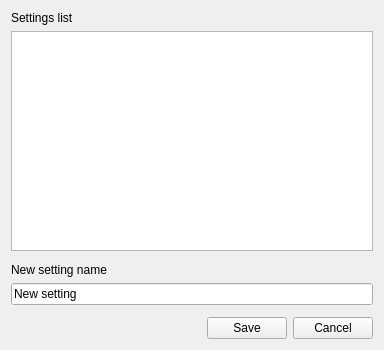
<?xml version="1.0" encoding="UTF-8"?>
<ui version="4.0">
 <class>DialogSaveRenameSettings</class>
 <widget class="QDialog" name="DialogSaveRenameSettings">
  <property name="geometry">
   <rect>
    <x>0</x>
    <y>0</y>
    <width>384</width>
    <height>350</height>
   </rect>
  </property>
  <property name="windowTitle">
   <string>Save current rename setting</string>
  </property>
  <layout class="QVBoxLayout" name="verticalLayout">
   <item>
    <widget class="QLabel" name="label_2">
     <property name="text">
      <string>Settings list</string>
     </property>
    </widget>
   </item>
   <item>
    <widget class="SavedSettingsListWidget" name="listWidget"/>
   </item>
   <item>
    <spacer name="verticalSpacer">
     <property name="orientation">
      <enum>Qt::Vertical</enum>
     </property>
     <property name="sizeType">
      <enum>QSizePolicy::Fixed</enum>
     </property>
     <property name="sizeHint" stdset="0">
      <size>
       <width>20</width>
       <height>6</height>
      </size>
     </property>
    </spacer>
   </item>
   <item>
    <widget class="QLabel" name="label">
     <property name="text">
      <string>New setting name</string>
     </property>
    </widget>
   </item>
   <item>
    <widget class="QLineEdit" name="lineEdit">
     <property name="text">
      <string>New setting</string>
     </property>
    </widget>
   </item>
   <item>
    <spacer name="verticalSpacer_2">
     <property name="orientation">
      <enum>Qt::Vertical</enum>
     </property>
     <property name="sizeType">
      <enum>QSizePolicy::Fixed</enum>
     </property>
     <property name="sizeHint" stdset="0">
      <size>
       <width>20</width>
       <height>6</height>
      </size>
     </property>
    </spacer>
   </item>
   <item>
    <layout class="QHBoxLayout" name="horizontalLayout">
     <item>
      <spacer name="horizontalSpacer">
       <property name="orientation">
        <enum>Qt::Horizontal</enum>
       </property>
       <property name="sizeHint" stdset="0">
        <size>
         <width>40</width>
         <height>20</height>
        </size>
       </property>
      </spacer>
     </item>
     <item>
      <widget class="QPushButton" name="buttonOK">
       <property name="text">
        <string>Save</string>
       </property>
       <property name="autoDefault">
        <bool>false</bool>
       </property>
      </widget>
     </item>
     <item>
      <widget class="QPushButton" name="buttonCancel">
       <property name="text">
        <string>Cancel</string>
       </property>
       <property name="autoDefault">
        <bool>false</bool>
       </property>
      </widget>
     </item>
    </layout>
   </item>
  </layout>
 </widget>
 <customwidgets>
  <customwidget>
   <class>SavedSettingsListWidget</class>
   <extends>QListWidget</extends>
   <header>widgets/savedsettingslistwidget.h</header>
  </customwidget>
 </customwidgets>
 <tabstops>
  <tabstop>listWidget</tabstop>
  <tabstop>lineEdit</tabstop>
  <tabstop>buttonOK</tabstop>
  <tabstop>buttonCancel</tabstop>
 </tabstops>
 <resources/>
 <connections>
  <connection>
   <sender>buttonOK</sender>
   <signal>clicked()</signal>
   <receiver>DialogSaveRenameSettings</receiver>
   <slot>accept()</slot>
   <hints>
    <hint type="sourcelabel">
     <x>231</x>
     <y>331</y>
    </hint>
    <hint type="destinationlabel">
     <x>157</x>
     <y>274</y>
    </hint>
   </hints>
  </connection>
  <connection>
   <sender>buttonCancel</sender>
   <signal>clicked()</signal>
   <receiver>DialogSaveRenameSettings</receiver>
   <slot>reject()</slot>
   <hints>
    <hint type="sourcelabel">
     <x>313</x>
     <y>331</y>
    </hint>
    <hint type="destinationlabel">
     <x>286</x>
     <y>274</y>
    </hint>
   </hints>
  </connection>
  <connection>
   <sender>lineEdit</sender>
   <signal>textChanged(QString)</signal>
   <receiver>DialogSaveRenameSettings</receiver>
   <slot>onLineEditTextChanged(QString)</slot>
   <hints>
    <hint type="sourcelabel">
     <x>117</x>
     <y>291</y>
    </hint>
    <hint type="destinationlabel">
     <x>34</x>
     <y>260</y>
    </hint>
   </hints>
  </connection>
  <connection>
   <sender>listWidget</sender>
   <signal>itemActivated(QListWidgetItem*)</signal>
   <receiver>buttonOK</receiver>
   <slot>click()</slot>
   <hints>
    <hint type="sourcelabel">
     <x>290</x>
     <y>81</y>
    </hint>
    <hint type="destinationlabel">
     <x>247</x>
     <y>329</y>
    </hint>
   </hints>
  </connection>
  <connection>
   <sender>listWidget</sender>
   <signal>itemPressed(QListWidgetItem*)</signal>
   <receiver>DialogSaveRenameSettings</receiver>
   <slot>onListWidgetItemPressed(QListWidgetItem*)</slot>
   <hints>
    <hint type="sourcelabel">
     <x>320</x>
     <y>61</y>
    </hint>
    <hint type="destinationlabel">
     <x>375</x>
     <y>50</y>
    </hint>
   </hints>
  </connection>
  <connection>
   <sender>lineEdit</sender>
   <signal>returnPressed()</signal>
   <receiver>buttonOK</receiver>
   <slot>click()</slot>
   <hints>
    <hint type="sourcelabel">
     <x>214</x>
     <y>290</y>
    </hint>
    <hint type="destinationlabel">
     <x>254</x>
     <y>325</y>
    </hint>
   </hints>
  </connection>
  <connection>
   <sender>listWidget</sender>
   <signal>currentTextChanged(QString)</signal>
   <receiver>DialogSaveRenameSettings</receiver>
   <slot>onListWidgetCurrentTextChanged(QString)</slot>
   <hints>
    <hint type="sourcelabel">
     <x>350</x>
     <y>151</y>
    </hint>
    <hint type="destinationlabel">
     <x>379</x>
     <y>167</y>
    </hint>
   </hints>
  </connection>
 </connections>
 <slots>
  <slot>onLineEditTextChanged(QString)</slot>
  <slot>onListWidgetItemPressed(QListWidgetItem*)</slot>
  <slot>onListWidgetCurrentTextChanged(QString)</slot>
 </slots>
</ui>
